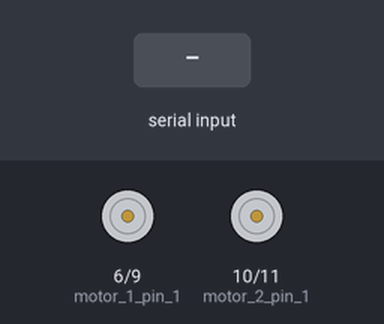
Simulated run of this sketch. Board: Arduino Uno, built with avr-gcc and run on an emulated ATmega328P. On the bench: motor-driver pin pairs drawn as motors (green arrow = first pin HIGH = forward, orange = second pin HIGH = backward, longer = more drive). Inputs (shaded band) come from the test bench.

Above: at 1.2 s.
1.3 s: "F" received over the second serial link
At 2.5 s:
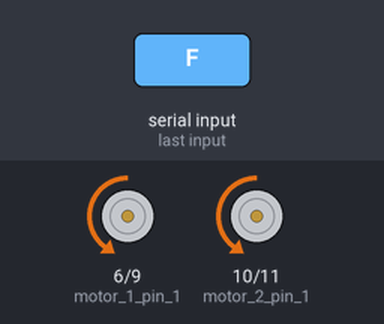
2.8 s: "G" received over the second serial link
At 3.8 s:
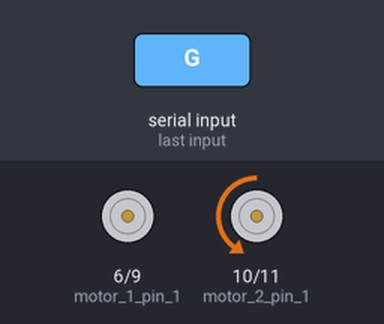
4.3 s: "I" received over the second serial link
At 4.9 s:
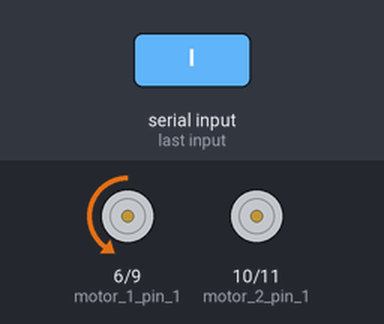
5.8 s: "B" received over the second serial link
At 6.1 s:
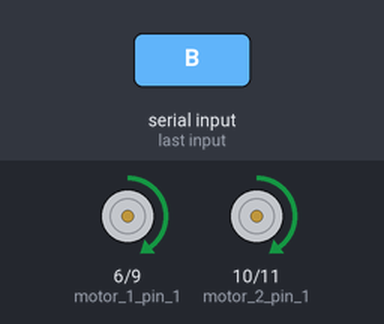
7.3 s: "H" received over the second serial link
At 8.4 s:
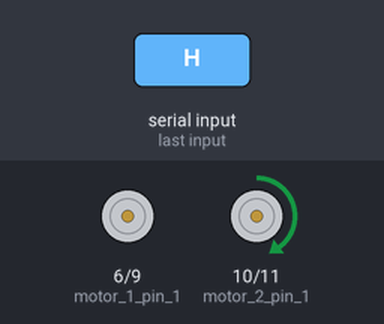
8.8 s: "J" received over the second serial link
At 9.5 s:
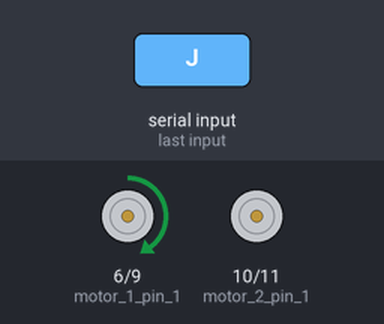
Timing chart, 0 to 11.3 s (numbered marks = the images above; inputs shaded):
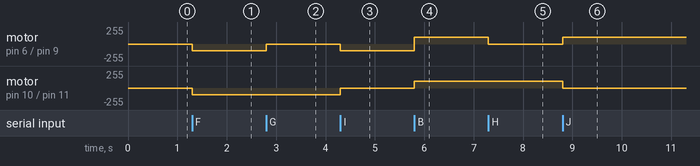

The sketch:

manuel_control.ino
```cpp
#include <SoftwareSerial.h>

//Motor 1
const int motor_1_pin_1  = 6;
const int motor_1_pin_2  = 9;
const int motor_1_sensor_1  = 4;
const int motor_1_sensor_2  = 5;
//Motor 2
const int motor_2_pin_1  = 10;
const int motor_2_pin_2  = 11;
const int motor_2_sensor_1  = 7;
const int motor_2_sensor_2  = 8;
//Ultraschallsensoren
//const int sensor_front  = 1;
//const int sensor_left  = 2;
//const int sensor_right  = 12;
//const int sensor_check  = 13;
//Bluetooth
SoftwareSerial hc06(2,3);
char var;
//Vari
int speed = 100;
char blueToothVal;

void setup() {
  //Motor 1
  pinMode(motor_1_pin_1, OUTPUT);
  pinMode(motor_1_pin_2, OUTPUT);
  pinMode(motor_1_sensor_1, INPUT);
  pinMode(motor_1_sensor_2, INPUT);
  //Motor 2
  pinMode(motor_2_pin_1, OUTPUT);
  pinMode(motor_2_pin_2, OUTPUT);
  pinMode(motor_2_sensor_1, INPUT);
  pinMode(motor_2_sensor_2, INPUT);
  //Ultraschallsensoren
//  pinMode(sensor_front, INPUT);
//  pinMode(sensor_left, INPUT);
//  pinMode(sensor_right, INPUT);
//  pinMode(sensor_check, OUTPUT);
  //Bluetooth
  hc06.begin(9600);
  //help
  Serial.begin(9600);  //serieller Monitor wird gestartet, Baudrate auf 9600 festgelegt
}

void loop() {
  if (hc06.available()){
    var = hc06.read();
    if (isdigit(var)){
      speed = 25.5 * var;
    }
    else if ( var == 'q'){
      speed = 255;
    }
    else if ( var == 'F' or var =='G' or var == 'I'){
      Forward(var);
    }
    else if ( var == 'B' or var =='H' or var == 'J'){
      Backward(var);
    }
    else if ( var == 'L'){
      TurnLeft();
    }
    else if ( var == 'R'){
      TurnRight();
    }
    else if ( var == 'S'){
      Stop();
    }

    delay(50);
  }
}

void Forward(char direct) {
  if (direct =='G'){
    analogWrite(motor_1_pin_2, 0);
    analogWrite(motor_2_pin_2, speed);
  }
  else if (direct =='I'){
    analogWrite(motor_1_pin_2, speed);
    analogWrite(motor_2_pin_2, 0);
  }
  else {
    analogWrite(motor_1_pin_2, speed);
    analogWrite(motor_2_pin_2, speed);
  }
  analogWrite(motor_1_pin_1, 0);
  analogWrite(motor_2_pin_1, 0);
}

void Backward(char direct) {
  if (direct =='H'){
    analogWrite(motor_1_pin_1, 0);
    analogWrite(motor_2_pin_1, speed);
  }
  else if (direct =='J'){
    analogWrite(motor_1_pin_1, speed);
    analogWrite(motor_2_pin_1, 0);
  }
  else {
    analogWrite(motor_1_pin_1, speed);
    analogWrite(motor_2_pin_1, speed);
  }
  analogWrite(motor_1_pin_2, 0);
  analogWrite(motor_2_pin_2, 0);
}


void TurnLeft() {
  analogWrite(motor_1_pin_1, speed);
  analogWrite(motor_1_pin_2, 0);
  analogWrite(motor_2_pin_1, 0);
  analogWrite(motor_2_pin_2, speed);
}

void TurnRight() {
  analogWrite(motor_1_pin_1, 0);
  analogWrite(motor_1_pin_2, speed);
  analogWrite(motor_2_pin_1, speed);
  analogWrite(motor_2_pin_2, 0);
}

void Stop() {
  analogWrite(motor_1_pin_1, 0);
  analogWrite(motor_1_pin_2, 0);
  analogWrite(motor_2_pin_1, 0);
  analogWrite(motor_2_pin_2, 0);

}
```

Measured:
- after the input at 1.3 s, motor on pin 6 (motor_1_pin_1) / pin 9 (motor_1_pin_2), motor on pin 10 (motor_2_pin_1) / pin 11 (motor_2_pin_2): stopped → backward 100/255 at once
- after the input at 2.8 s, motor on pin 6 (motor_1_pin_1) / pin 9 (motor_1_pin_2): backward 100/255 → stopped at once
- after the input at 4.3 s, motor on pin 6 (motor_1_pin_1) / pin 9 (motor_1_pin_2): stopped → backward 100/255 at once; motor on pin 10 (motor_2_pin_1) / pin 11 (motor_2_pin_2): backward 100/255 → stopped at once
- after the input at 5.8 s, motor on pin 6 (motor_1_pin_1) / pin 9 (motor_1_pin_2): backward 100/255 → forward 100/255 at once; motor on pin 10 (motor_2_pin_1) / pin 11 (motor_2_pin_2): stopped → forward 100/255 at once
- after the input at 7.3 s, motor on pin 6 (motor_1_pin_1) / pin 9 (motor_1_pin_2): forward 100/255 → stopped at once
- after the input at 8.8 s, motor on pin 6 (motor_1_pin_1) / pin 9 (motor_1_pin_2): stopped → forward 100/255 at once; motor on pin 10 (motor_2_pin_1) / pin 11 (motor_2_pin_2): forward 100/255 → stopped at once
